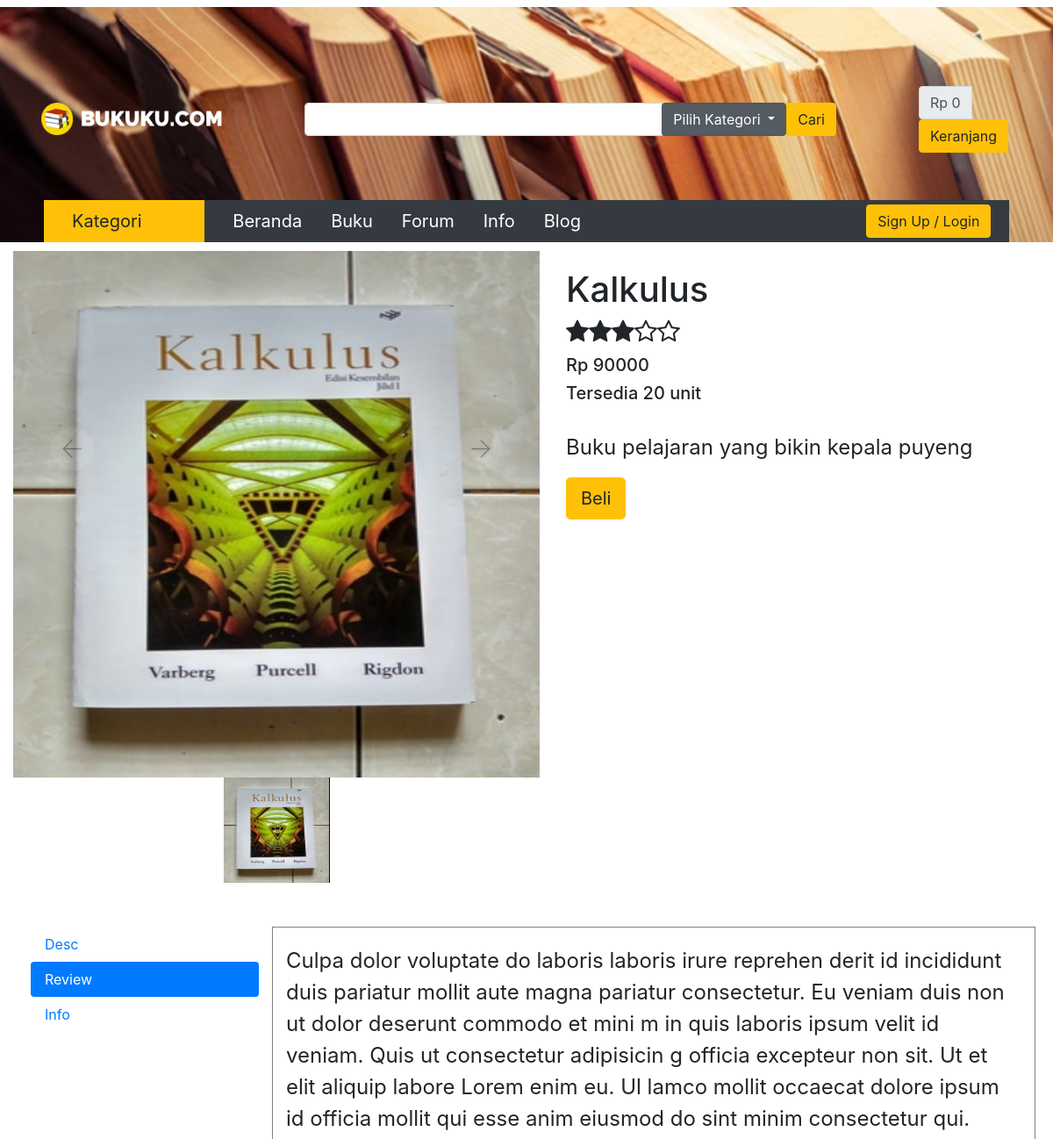
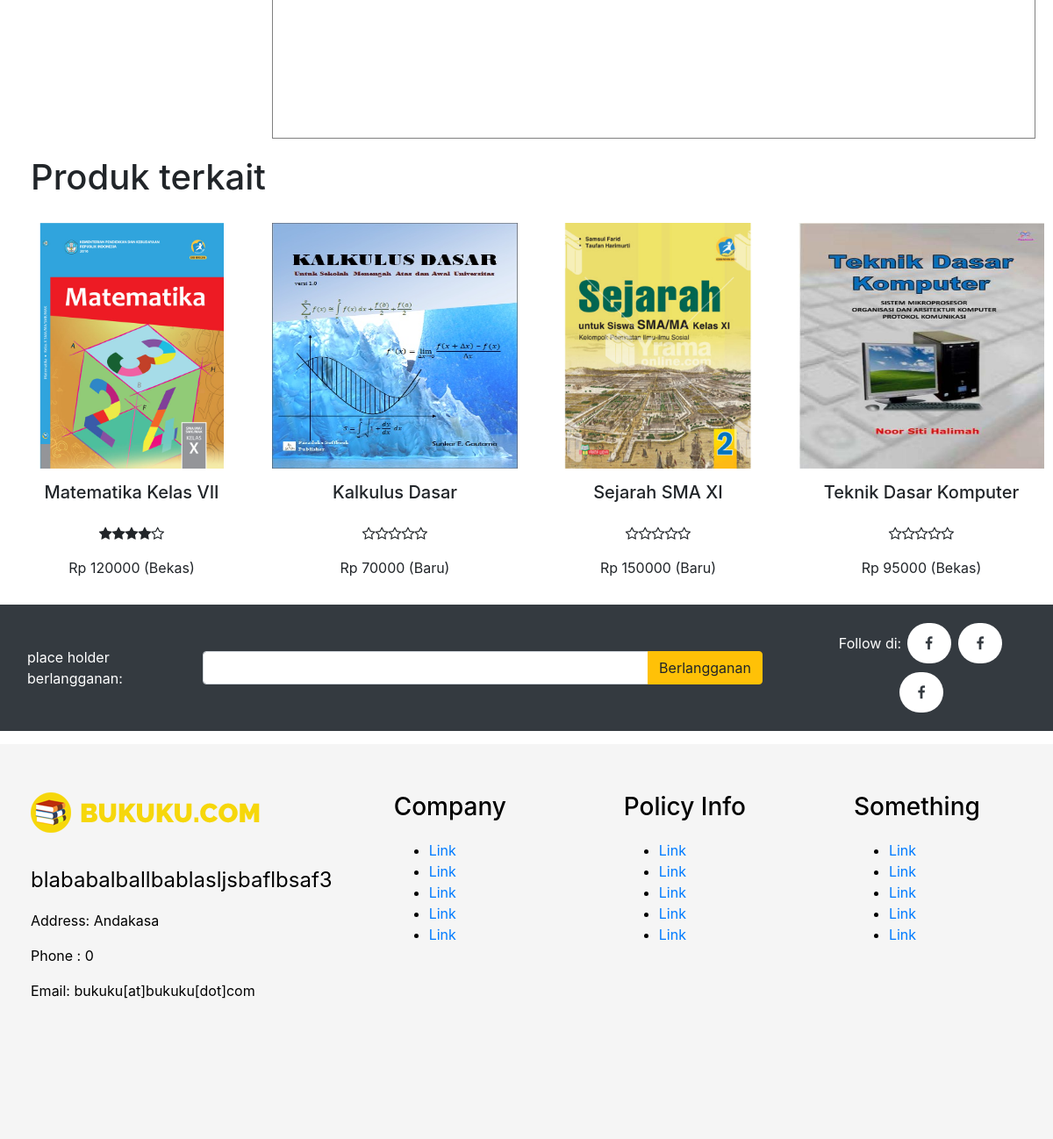
The page /buy?id=2 on the database its author committed (2 pictures, top to bottom).
### tables this page shows
CREATE TABLE `buku` (
  `ID_BUKU` int(11) NOT NULL,
  `JUDUL` varchar(100) NOT NULL,
  `HARGA` varchar(15) NOT NULL,
  `USERNAME` varchar(20) NOT NULL,
  `JUMLAH` int(11) NOT NULL,
  `GAMBAR` varchar(20) NOT NULL,
  `PENGARANG` varchar(15) NOT NULL,
  `DESKRIPSI` mediumtext NOT NULL,
  `KATEGORI` varchar(15) NOT NULL,
  `RATING` int(11) NOT NULL,
  `BEKAS` tinyint(1) NOT NULL
);

### application/controllers/Buy.php (called while the page is built, shortened)
<?php
class Buy extends CI_Controller {
	public function __construct()
	{
		$this->load->model("m_buku");
	}
	public function index()
	{
		$id = $this->input->get('id');
		$data = $this->m_buku->getById($id)[0];
		$related = $this->m_buku->getRelated($data['JUDUL'], $data['KATEGORI'], $data['ID_BUKU']);
		if(count($related) > 0){
			if(count($related) < 4){
				$rest = $this->m_buku->getRelatedRest($data['JUDUL'], $data['KATEGORI'],$data['ID_BUKU'], 4 - count($related));
				foreach($rest as $r){
					array_push($related, $r);
				}
			}
			$data['related'] =  $related;
		} else {
			$rest = $this->m_buku->getRelatedRest($data['JUDUL'], $data['KATEGORI'],$data['ID_BUKU'], 4 - count($related));
			$data['related'] =  $rest;
		}
		$this->load->view('v_buy', $data);
	}
}

### index.php (called while the page is built, shortened)
<?php
require_once BASEPATH.'core/CodeIgniter.php';

### application/models/m_buku.php (called while the page is built, shortened)
<?php
class M_Buku extends CI_Model {
	public function getById($id){
		$query = $this->db->query("SELECT * FROM buku WHERE id_buku = '$id'");
		return $query->result_array();
	}
	public function getRelated($judul, $kategori, $id){
		$query = $this->db->query("SELECT * FROM buku WHERE (judul LIKE '%$judul%' OR kategori LIKE '%$kategori%') AND id_buku <> '$id' LIMIT 4");
		return $query->result_array();
	}
	public function getRelatedRest($judul, $kategori, $id, $rest){
		$query = $this->db->query("SELECT * FROM buku WHERE (judul NOT LIKE '%$judul%' AND kategori NOT LIKE '%$kategori%') AND id_buku <> '$id' LIMIT $rest");
		return $query->result_array();
	}
}

### application/views/related.php (the view, shortened to what this page needs)
<div class="terkaitSection">
                <?php
                    if($related != null){
                ?>
                <div class="row" style="margin:20px">
                    <h1>Produk terkait</h1>
                </div>
                <div class="row terpopulerChild wrapCenter">
                    <?php
                    foreach($related as $r){
                    ?>
                    <div class="col-md thumbVertical innerCenter-0">
                        <div class="row wrapCenter">
                            <img src="uploads/<?php echo $r['GAMBAR']; ?>" class="tilesVerticalThumbNail innerCenter-0" />
                        </div>
                        <div class="row desc wrapCenter">
                            <div class="innerCenter-0">
                                <h5><?php echo $r['JUDUL']; ?></h5>
                            </div>
                        </div>
                        <div class="row  wrapCenter">
                            <div class="rating innerCenter-0">
                                <?php
                                for($i = 1; $i<=5; $i++){
                                    echo (($i<=$r['RATING']) ? ('<i class="fa fa-star"></i>') : ('<i class="fa fa-star-o"></i>'));
                                }
                            ?>
                            </div>
                        </div>
                        <div class="row wrapCenter">
                            <div class="price innerCenter-0">
                                Rp <?php echo $r['HARGA']." (".($r['BEKAS']?'Bekas':'Baru').")"; ?>
                            </div>
                        </div>
                    </div>
                    <?php
                    }
                    ?>
                </div>
                <?php
                    } else {
                        ?>
                    <div class="row" style="margin:20px">
                        <h1>Tidak ada Produk terkait</h1>
                    </div>
                        <?php
                    }
                ?>
            </div>

### application/views/v_buy.php (shortened to what this page needs)
<!DOCTYPE html>
<html lang="en" xmlns="http://www.w3.org/1999/xhtml">
<head>
    <link rel="stylesheet" href="css/page.css" />
    <link rel="stylesheet" href="css/icons.css" />
    <link rel="stylesheet" href="https://maxcdn.bootstrapcdn.com/bootstrap/4.0.0/css/bootstrap.min.css" />
    <link rel="stylesheet" href="https://cdnjs.cloudflare.com/ajax/libs/font-awesome/4.7.0/css/font-awesome.min.css" />
</head>
<body>
    <div class="container-fluid header" style="padding:0">
        <?php include 'header.php'; ?>
        <div class="container-fluid content max1080p">
            <div class="row">
                <div class="col-md-6 picSection" style="margin-top: 10px">
                    <div id="jssor_1" style="position:relative;margin:0 auto;top:0px;left:0px;width:500px;height:600px;overflow:hidden;visibility:hidden;">
                        <div data-u="slides" style="cursor:default;position:relative;top:0px;left:0px;width:500px;height:500px;overflow:hidden;">
                            <div data-p="170.00">
                                <img data-u="image" src="uploads/<?php echo $GAMBAR; ?>" />
                                <img data-u="thumb" src="uploads/<?php echo $GAMBAR; ?>" />
                            </div>
                        </div>
                        <div data-u="thumbnavigator" class="jssort101" style="position:absolute;left:0px;bottom:0px;width:980px;height:100px;" data-autocenter="1" data-scale-bottom="0.75">
                            <div data-u="slides">
                                <div data-u="prototype" class="p" style="width:100px;height:100px;">
                                </div>
                            </div>
                        </div>
                        <div data-u="arrowleft" class="jssora106" style="width:55px;height:55px;top:162px;left:30px;" data-scale="0.75">
                            <svg viewbox="0 0 16000 16000" style="position:absolute;top:0;left:0;width:100%;height:100%;">
                                <circle class="c" cx="8000" cy="8000" r="6260.9"></circle>
                                <polyline class="a" points="7930.4,5495.7 5426.1,8000 7930.4,10504.3 "></polyline>
                                <line class="a" x1="10573.9" y1="8000" x2="5426.1" y2="8000"></line>
                            </svg>
                        </div>
                        <div data-u="arrowright" class="jssora106" style="width:55px;height:55px;top:162px;right:30px;" data-scale="0.75">
                            <svg viewbox="0 0 16000 16000" style="position:absolute;top:0;left:0;width:100%;height:100%;">
                                <circle class="c" cx="8000" cy="8000" r="6260.9"></circle>
                                <polyline class="a" points="8069.6,5495.7 10573.9,8000 8069.6,10504.3 "></polyline>
                                <line class="a" x1="5426.1" y1="8000" x2="10573.9" y2="8000"></line>
                            </svg>
                        </div>
                    </div>
                </div>
                <div class="col-md-6">
                    <div class="descSection">
                        <h1 class="bukuTitle"><?php echo $JUDUL; ?></h1>
                        <h3 id="bukuRating">
                            <?php
                                for($i = 1; $i<=5; $i++){
                                    echo (($i<=$RATING) ? ('<i class="fa fa-star"></i>') : ('<i class="fa fa-star-o"></i>'));
                                }
                            ?>
                        </h3>
                        <h5 id="bukuHarga">Rp <?php echo $HARGA; ?></h5>
                        <h5 id="bukuHarga">Tersedia <?php echo $JUMLAH; ?> unit</h5>
                        <br />
                        <p id="bukuDesc">
                            <?php echo $DESKRIPSI; ?>
                        </p>
                        <button type="button" class="btn btn-lg btn-warning">Beli</button>
                    </div>
                </div>
            </div>
            <div class="horizontalSpacing"></div>
            <div class="" style="margin:20px">
                <div class="row">
                    <div class="col-3">
                        <div class="nav flex-column nav-pills" id="v-pills-tab" role="tablist" aria-orientation="vertical">
                            <a class="nav-link" id="v-pills-home-tab" data-toggle="pill" href="#v-pills-home" role="tab" aria-controls="v-pills-home" aria-selected="false">Desc</a>
                            <a class="nav-link active show" id="v-pills-profile-tab" data-toggle="pill" href="#v-pills-profile" role="tab" aria-controls="v-pills-profile" aria-selected="true">Review</a>
                            <a class="nav-link" id="v-pills-messages-tab" data-toggle="pill" href="#v-pills-messages" role="tab" aria-controls="v-pills-messages" aria-selected="false">Info</a>
                        </div>
                    </div>
                    <div class="col-9 commentSection">
                        <div class="tab-content" id="v-pills-tabContent">
                            <div class="tab-pane fade active show" id="v-pills-profile" role="tabpanel" aria-labelledby="v-pills-profile-tab">
                                <p>Culpa dolor voluptate do laboris laboris irure reprehen
                                derit id incididunt duis pariatur mollit aute magna pariatur
                                consectetur. Eu veniam duis non ut dolor deserunt commodo et mini
                                m in quis laboris ipsum velit id veniam. Quis ut consectetur adipisicin
                                g officia excepteur non sit. Ut et elit aliquip labore Lorem enim eu. Ul
                                lamco mollit occaecat dolore ipsum id officia mollit qui esse anim eiusmod
                                do sint minim consectetur qui.</p>
                            </div>
                        </div>
                    </div>
                </div>
            </div>
            <?php include 'related.php'; ?>
        </div>
        <?php include 'footer.php'; ?>
    </div>
</body>
</html>

### css/page.css (style rules this page uses)
div { border:0px solid red }
input[type="text"], textarea, button { outline: none; box-shadow: none !important; }
.content { min-height:700px }
.wrapCenter { display: flex; justify-content: center; }
.innerCenter-0 { align-self: center; padding: 0; }
.terpopulerChild { min-height:280px; }
.thumbVertical { transition: 0.5s ease; }
.tilesVerticalThumbNail { width: 100%; height: 100%; max-width: 280px; max-height:280px; }
.max1080p { max-width: 1980px; margin-left: auto; margin-right: auto; }
.desc, .rating { text-align: center }
.descSection { margin:30px }
.horizontalSpacing { margin-bottom:20px; margin-top:20px; min-height:10px }
.commentSection { padding: 20px; min-height: 400px !important; border: 1px solid grey !important }
h1 { font-size: 5.9vw; }
p { font-size: 2vmin; }

### application/views/v_buy.php (style rules this page uses)
.jssora106 { display:block;position:absolute;cursor:pointer }
.jssora106.jssora106ds { opacity:.3;pointer-events:none }
.jssort101 .p { position:absolute;top:0;left:0;box-sizing:border-box;background:#000 }
.jssort101 .t { position:absolute;top:0;left:0;width:100%;height:100%;border:none;opacity:.6 }
.jssort101 .pav .t,.jssort101 .p:hover .t { opacity:1 }

### rows shown on the page
buku: GAMBAR (picture), JUDUL "Kalkulus", RATING 3 (drawn), HARGA "90000", JUMLAH "20", DESKRIPSI "Buku pelajaran yang bikin kepala puyeng"
buku: GAMBAR (picture), JUDUL "Matematika Kelas VII", RATING 4 (drawn), HARGA "120000", BEKAS "Bekas"
buku: GAMBAR (picture), JUDUL "Kalkulus Dasar", RATING 0 (drawn), HARGA "70000", BEKAS "Baru"
buku: GAMBAR (picture), JUDUL "Sejarah SMA XI", RATING 0 (drawn), HARGA "150000", BEKAS "Baru"
buku: GAMBAR (picture), JUDUL "Teknik Dasar Komputer", RATING 0 (drawn), HARGA "95000", BEKAS "Bekas"
